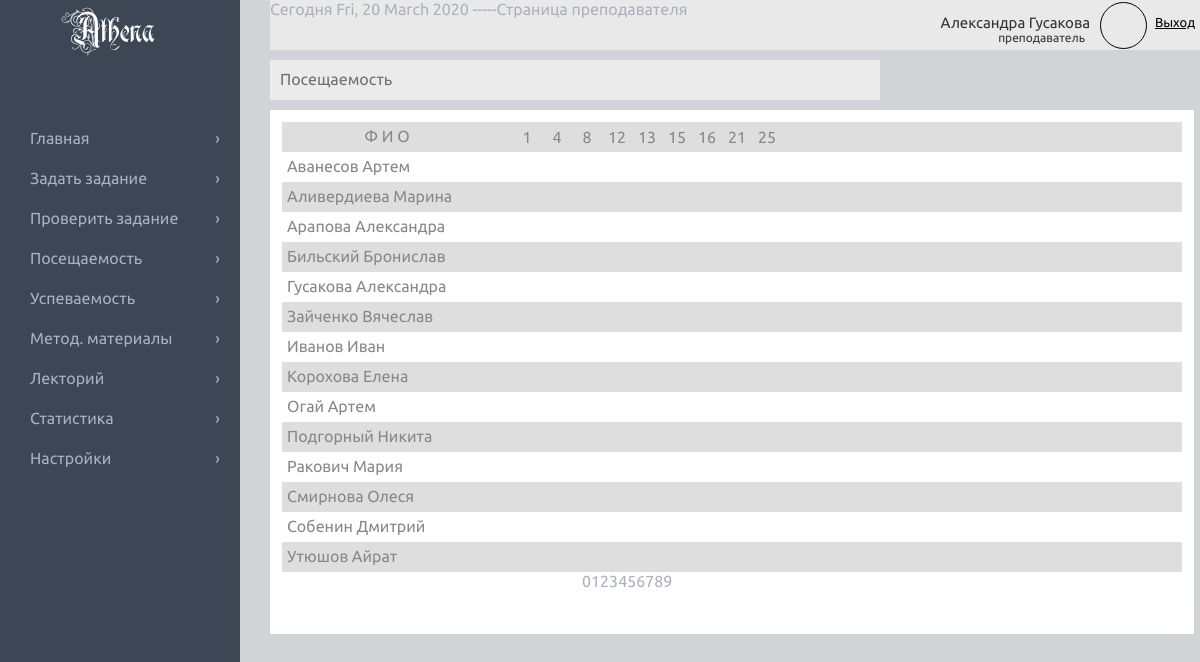
Page /teacher/attendance.php on the committed database.
### tables this page shows
CREATE TABLE IF NOT EXISTS `userlist` (
  `n` int(11) NOT NULL,
  `id` varchar(13) NOT NULL,
  `status` varchar(10) NOT NULL,
  `login` varchar(30) NOT NULL,
  `pass` varchar(20) NOT NULL,
  `first_name` varchar(30) NOT NULL,
  `last_name` varchar(30) NOT NULL,
  `middle_name` varchar(30) NOT NULL,
  `idGR` varchar(13) NOT NULL
);

### teacher/attendance.php (the view, shortened to what this page needs)
<!DOCTYPE html>
<html>
<head>
  <link rel="stylesheet" type="text/css" media="all" href="css/teacher_css_tmp1.css" />
</head>
<body>
  <?php include("../blocks/db_conn.php");?>
<?php include("blocks/SitebarL_Header.php");?>
<div class="hh">Посещаемость</div>
<div class="attendance">
  <div class="line l1">
    <div class="fioH">Ф И О</div>
    <div class="column">1</div>
    <div class="column">4</div>
    <div class="column">8</div>
    <div class="column">12</div>
    <div class="column">13</div>
    <div class="column">15</div>
    <div class="column">16</div>
    <div class="column">21</div>
    <div class="column">25</div>
  </div>
<?php
$group="5843566489b19";
$query = "SELECT * from userlist WHERE (idGR='$group') ORDER BY last_name";
if ($result = $mysqli->query($query)) {
    $data = $result->fetch_assoc();
}
else{echo "error-mysql->query";exit();}
echo "<div class = 'name'>";
$i=0;
do{
  if($i%2==0){
    printf("<div class='line l2'><div class='fio'>%s %s</div>",$data['last_name'],$data['first_name']);
  }
  else{
    printf("<div class='line l1'><div class='fio'>%s %s</div>",$data['last_name'],$data['first_name']);
  }
  echo "</div>";
  $i++;
  }while($data = $result->fetch_assoc());
$i=0;
echo "</div>";
echo "<div class = 'date'>";
do{
    echo "<div class='column' contenteditable=''></div>".$i;
    $i++;
} while($i<10);
echo "</div>";
?>
</div>
</body>
</html>

### teacher/blocks/SitebarL_Header.php (shortened to what this page needs)
<div id="sitebarL"><div id="logo">Athena</div>
    <div id="list">
      <div class="stl"><a href="index.php">Главная <span>&#8250;</a></span></div>
      <div class="stl"><a href="askjob.php">Задать задание <span>&#8250;</a></span></div>
      <div class="stl"><a href="homework.php">Проверить задание <span>&#8250;</a></span></div>
      <div class="stl"><a href="attendance.php">Посещаемость <span>&#8250;</a></span></div>
      <div class="stl"><a href="performance.php">Успеваемость <span>&#8250;</a></span></div>
      <div class="stl"><a href="methodical.php">Метод. материалы <span>&#8250;</a></span></div>
      <div class="stl"><a href="lecture.php">Лекторий <span>&#8250;</a></span></div>
      <div class="stl"><a href="analitics.php">Статистика <span>&#8250;</a></span></div>
      <div class="stl"><a href="tools.php">Настройки <span>&#8250;</a></span></div>
    </div>
</div>
<div id="header">
<?php
$login=$_SESSION['user']['login'];
$query = "SELECT first_name,last_name from userlist WHERE login='$login'";
if ($result = $mysqli->query($query)) {
    $data = $result->fetch_assoc();
}
else{echo "error-mysql->query";exit();}
?>
	<?php echo "Сегодня ".date(" D, j F Y");
		echo " -----Страница преподавателя";
	?>
	<div id="head_accaunt">
		<p>
			<span class="name"><? echo $data['first_name']." ".$data['last_name'];?></span>
			<br>
			<span class="status">преподаватель</span>
		</p>
		<a id="exit" href="../">Выход</a>
		<div id="avatar"></div>
	</div>
</div>

### teacher/css/teacher_css_tmp1.css (style rules this page uses)
html { background-color: #D0D3D8; background-color: #e0e0e0; background-color: #D0D4D7; color:#ABB1BD; min-width: 1065px; }
body { margin: 0 auto; font-family: Ubuntu, 'Arial', cursive; }
p { margin: 0; }
#logo { font-size: 30px; margin: 20px 70px; font-family: Rurintania, 'Arial', cursive; color: white; }
#sitebarL { position: fixed; width:20%; min-width: 210px; height:100%; background-color: #3D4655; }
#sitebarL #list { margin-top: 70px; }
#sitebarL #list .stl { height: 30px; font-size: 16px; padding-left: 30px; padding-top: 10px; }
#sitebarL #list .stl a { color: #ABB1BD; text-decoration: none; }
#sitebarL #list .stl span { float: right; margin-right: 20px; }
#header { height:50px; margin-left: 22.5%; background-color: #E9E9E9; }
#head_accaunt { width: 300px; font-size: 10px; float: right; }
#head_accaunt p { width: 190px; float: left; text-align: right; padding-right: 10px; color:#333; padding-top: 14px; }
#head_accaunt p span.name { font-size: 15px; }
#head_accaunt p span.status { font-size: 12px; padding-right: 5px; }
#head_accaunt #exit { float: right; margin: 15px 5px 0 0; font-size: 13px; color: black; text-decoration: underline; }
#head_accaunt #avatar { width: 45px; height: 45px; border-radius: 45px; border: 1px solid black; margin-left: 200px; margin-top: 2px; }
.hh { width: 50%; height: 30px; background-color: #EBEBEB; color: #707070; font-size: 16px; padding: 10px 0 0 10px; margin-top: 10px; margin-left: 22.5%; }
.attendance { width: 75%; margin-left: 22.5%; background-color: white; padding: 1%; margin-top: 10px; min-height:500px; }
.attendance .line { width: 100%; height: 30px; color: #888; }
.attendance .line.l1 { background-color: #dedede; }
.fioH { text-align: center; }
.fio, .fioH { width:200px; float: left; margin-right: 20px; padding: 5px; }
.column { width: 30px; height: 24px; float: left; padding-top: 6px; text-align: center; }

### rows in the picture
userlist: first_name "Александра", last_name "Гусакова"
userlist: last_name "Аванесов", first_name "Артем"
userlist: last_name "Аливердиева", first_name "Марина"
userlist: last_name "Арапова", first_name "Александра"
userlist: last_name "Бильский", first_name "Бронислав"
userlist: last_name "Зайченко", first_name "Вячеслав"
userlist: last_name "Иванов", first_name "Иван"
userlist: last_name "Корохова", first_name "Елена"
userlist: last_name "Огай", first_name "Артем"
userlist: last_name "Подгорный", first_name "Никита"
userlist: last_name "Ракович", first_name "Мария"
userlist: last_name "Смирнова", first_name "Олеся"
userlist: last_name "Собенин", first_name "Дмитрий"
userlist: last_name "Утюшов", first_name "Айрат"
